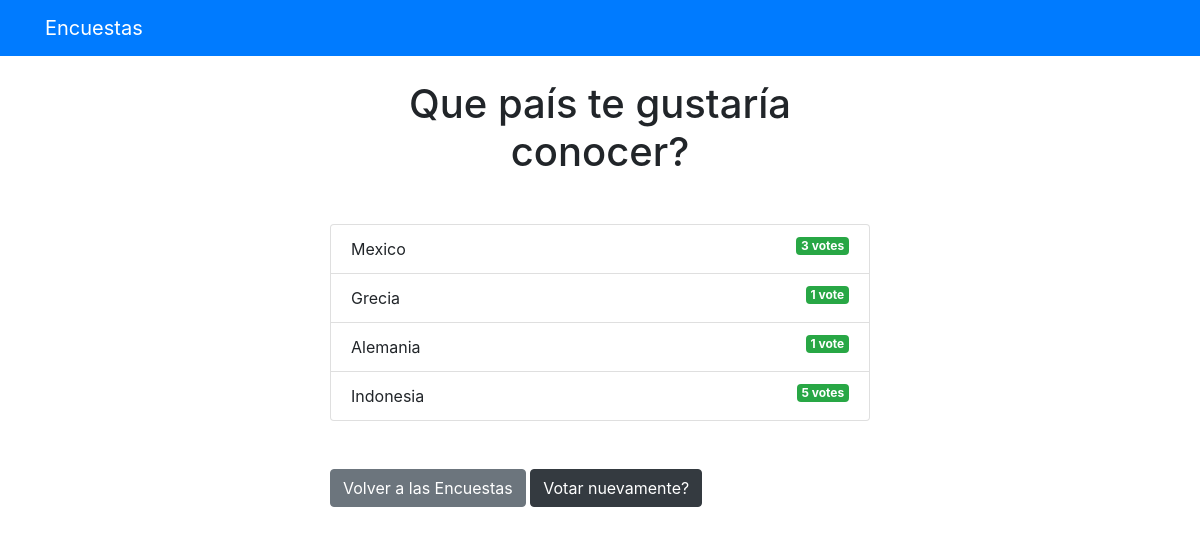
The app's page /3/results/ with its own data.
### polls/models.py (models this page shows, shortened)
class Question(models.Model):
    question_text = models.CharField(max_length=200)
    pub_date = models.DateTimeField('date published')

class Choice(models.Model):
    question = models.ForeignKey(Question, on_delete=models.CASCADE) # CLM: Si se elimina una Pregunta,
    choice_text = models.CharField(max_length=200)
    votes = models.IntegerField(default=0)

### polls/views.py (the view)
# urls.py: path('<int:pk>/results/', views.ResultsView.as_view(), name='results'),
class ResultsView(generic.DetailView):
    model = Question
    template_name = 'polls/results.html'

### templates/polls/results.html
{% extends 'base.html' %}
{% block content %}
<h1 class="mb-5 text-center">{{ question.question_text }}</h1>
<ul class="list-group mb-5">
    {% for choice in question.choice_set.all %}
    <li class="list-group-item">
        {{ choice.choice_text }}
        <span class="badge badge-success float-right">
            {{ choice.votes }} vote{{ choice.votes|pluralize }}
        </span>
    </li>
    {% endfor %}
</ul>
<a class="btn btn-secondary" href="{% url 'polls:index' %}">Volver a las Encuestas</a>
<a class="btn btn-dark" href="{% url 'polls:detail' question.id %}">Votar nuevamente?</a>
{% endblock %}

### records on screen
Question: question_text "Que país te gustaría conocer?"
Choice: choice_text "Mexico", votes "3"
Choice: choice_text "Grecia", votes "1"
Choice: choice_text "Alemania", votes "1"
Choice: choice_text "Indonesia", votes "5"
